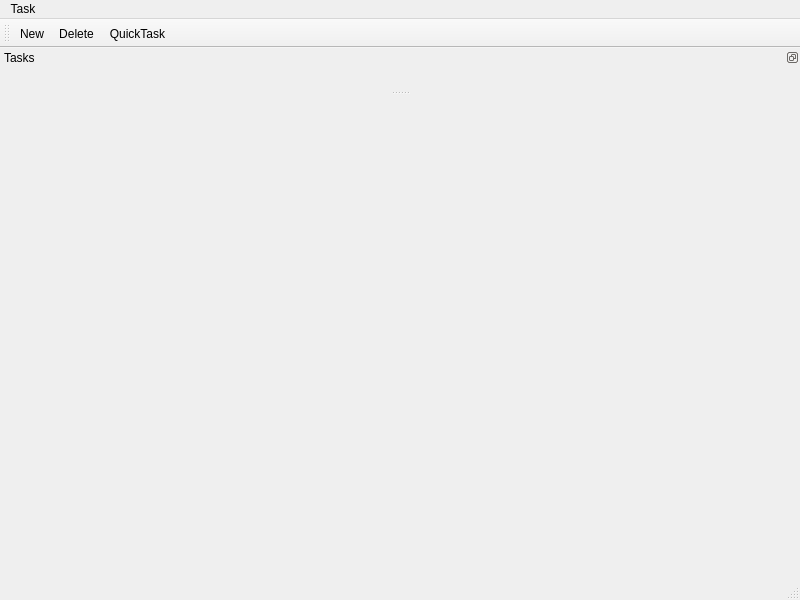
<?xml version="1.0" encoding="UTF-8"?>
<ui version="4.0">
 <class>TaskManagerWindow</class>
 <widget class="QMainWindow" name="TaskManagerWindow">
  <property name="geometry">
   <rect>
    <x>0</x>
    <y>0</y>
    <width>800</width>
    <height>600</height>
   </rect>
  </property>
  <property name="windowTitle">
   <string>Mushi</string>
  </property>
  <widget class="QWidget" name="centerWidget">
   <layout class="QVBoxLayout" name="centerWidgetLayout"/>
  </widget>
  <widget class="QMenuBar" name="menubar">
   <property name="geometry">
    <rect>
     <x>0</x>
     <y>0</y>
     <width>800</width>
     <height>22</height>
    </rect>
   </property>
   <widget class="QMenu" name="menuTask">
    <property name="title">
     <string>Task</string>
    </property>
    <addaction name="actionNew"/>
    <addaction name="actionDelete"/>
   </widget>
   <addaction name="menuTask"/>
  </widget>
  <widget class="QStatusBar" name="statusbar"/>
  <widget class="QDockWidget" name="TaskTreeContainer">
   <property name="minimumSize">
    <size>
     <width>250</width>
     <height>42</height>
    </size>
   </property>
   <property name="features">
    <set>QDockWidget::DockWidgetFloatable|QDockWidget::DockWidgetMovable</set>
   </property>
   <property name="windowTitle">
    <string>Tasks</string>
   </property>
   <attribute name="dockWidgetArea">
    <number>4</number>
   </attribute>
   <widget class="QWidget" name="dockWidgetContents"/>
  </widget>
  <widget class="QToolBar" name="toolBar">
   <property name="windowTitle">
    <string>toolBar</string>
   </property>
   <property name="toolButtonStyle">
    <enum>Qt::ToolButtonTextBesideIcon</enum>
   </property>
   <attribute name="toolBarArea">
    <enum>TopToolBarArea</enum>
   </attribute>
   <attribute name="toolBarBreak">
    <bool>false</bool>
   </attribute>
   <addaction name="actionNew"/>
   <addaction name="actionDelete"/>
   <addaction name="actionQuickTaskCreator"/>
  </widget>
  <action name="actionNew">
   <property name="text">
    <string>New</string>
   </property>
  </action>
  <action name="actionDelete">
   <property name="text">
    <string>Delete</string>
   </property>
  </action>
  <action name="actionQuickTaskCreator">
   <property name="text">
    <string>QuickTask</string>
   </property>
   <property name="toolTip">
    <string>Quick Task</string>
   </property>
  </action>
 </widget>
 <resources/>
 <connections/>
</ui>
